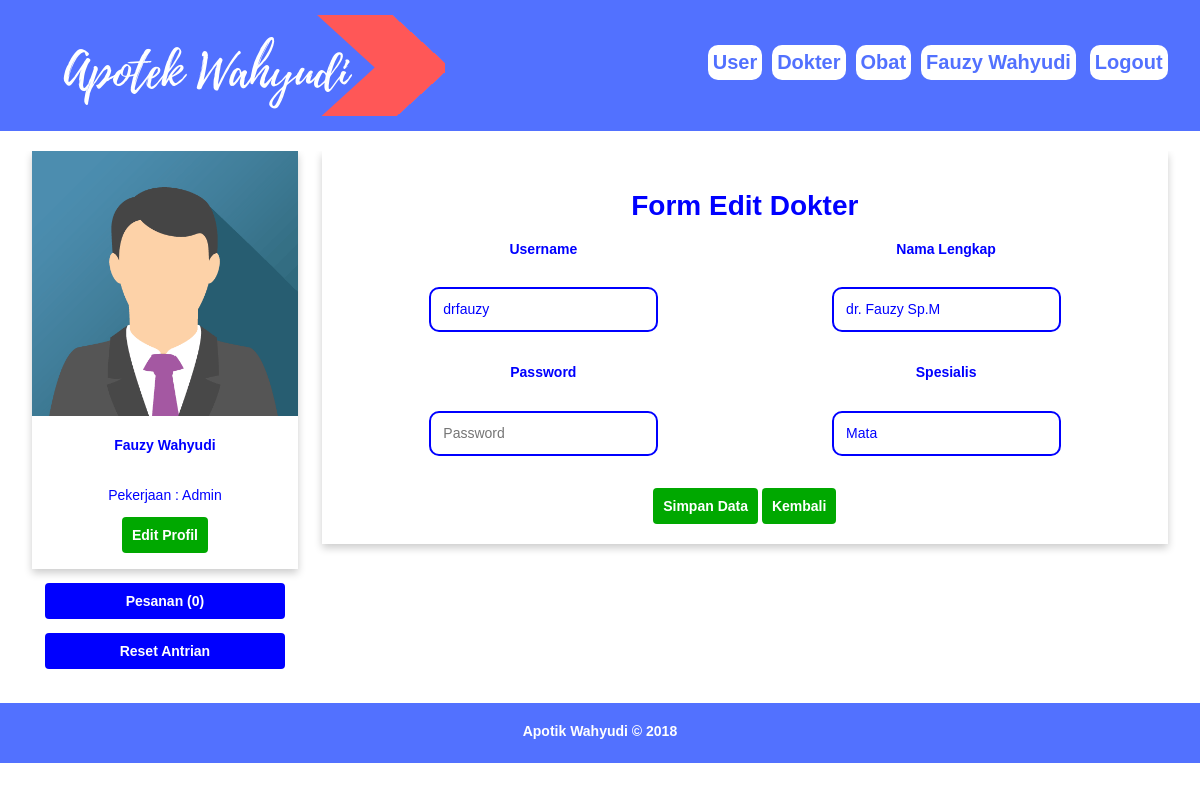
The app's page /damin.php?p=dok_edit&user=drfauzy (signed in) with its own data.
### tables this page shows
CREATE TABLE `tbl_dokter` (
  `id` int(11) NOT NULL,
  `username` varchar(20) NOT NULL,
  `password` text NOT NULL,
  `nama` varchar(50) NOT NULL,
  `pekerjaan` text NOT NULL,
  `panggilan` varchar(10) NOT NULL,
  `tmplahir` varchar(25) NOT NULL,
  `tgllahir` date NOT NULL DEFAULT '0000-00-00',
  `jk` char(1) NOT NULL,
  `alamat` text NOT NULL,
  `nohp` varchar(15) NOT NULL,
  `email` varchar(30) NOT NULL,
  `foto` text NOT NULL,
  `tglreg` datetime NOT NULL DEFAULT '0000-00-00 00:00:00',
  `status` int(11) NOT NULL,
  `lastlogin` datetime NOT NULL DEFAULT '0000-00-00 00:00:00'
);

### dokedit.php (the view, shortened to what this page needs)
<?php
include 'koneksi.php';
$sqle=mysqli_query($kon, "select * from tbl_dokter where username='$_GET[user]'");
$rme=mysqli_fetch_array($sqle);
 ?>
<div class="profil">
  <form class="" action="" method="post">
  <center><h1>Form Edit Dokter</h1> </center>
<div class="grid">
<div class="dh6" align='center'>
<b>Username</b> <h3><input type="text" name="username" value="<?php echo "$rme[username]"; ?>" placeholder="Username" disabled></h3><br>
<b>Password</b> <h3><input type="password" name="password" value="" placeholder="Password" ></h3><br>
</div>
<div class="dh6" align='center'>
<b>Nama Lengkap</b><h3><input type="text" name="nama" value="<?php echo "$rme[nama]"; ?>" placeholder="Nama Lengkap"></h3><br>
<b>Spesialis</b><h3><input type="text" name="pekerjaan" value="<?php echo "$rme[pekerjaan]"; ?>" placeholder="Pekerjaan"></h3><br>
</div>
<div class="dh12" align='center'>
  <input type="submit" name="simpan" value="Simpan Data" class="btn btn-edit">
  <input type="submit" name="back" value="Kembali" class="btn btn-edit">
</div>
</div>
</form>
</div>

### damin.php (shortened to what this page needs)
<?php
include "koneksi.php";
?>
<!DOCTYPE html PUBLIC "-//W3C//DTD XHTML 1.0 Transitional//EN" "http://www.w3.org/TR/xhtml1/DTD/xhtml1-transitional.dtd">
<html xmlns="http://www.w3.org/1999/xhtml">
<head>
<link rel="stylesheet" type="text/css" href="style.css" />
</head>
<body>
<?php
if(!empty($_SESSION["user"]) and !empty($_SESSION["passmin"])){
  $sqlm = mysqli_query($kon, "select * from admin where id='$_SESSION[user]'");
  $rm = mysqli_fetch_array($sqlm);
?>
<div class="containermenu">
  <div class="grid">
    <div class="dh6">
      <img src="image/logo.png" alt="" id="logo register">
    </div>
    <div class="dh6" id="nav" align='right' >
	<?php
	echo "<a href='?p=user'>User</a>";
  echo "<a href='?p=dokter'>Dokter</a>";
  echo "<a href='?p=obat'>Obat</a>";
	echo "<a href='?p=profildamin'>$rm[nama]</a> ";
	echo "<a href='?p=logout' id='logout'>Logout</a>";
	?>
	</div>
  </div>
</div>
<div class="container4">
  <div class="grid">
    <div class="dh3"><?php include "kiridamin.php"; ?></div>
    <div class="dh9">
	<?php
	if($_GET["p"] == "logout"){
		include "logoutmin.php";
	}else if($_GET["p"] == "profildamin"){
		include "profildamin.php";
	}else if($_GET["p"]=="user"){
		include "user.php";
	}else if($_GET["p"]=="rule"){
		include "rule.php";
	}else if($_GET["p"]=="atursakit"){
		include "atursakit.php";
	}else if($_GET["p"]=="inp_user"){
		include "input_user.php";
	}else if($_GET["p"]=="inp_dokter"){
		include "input_dokter.php";
	}else if($_GET["p"]=="profilmhs"){
		include "profilmhs.php";
	}else if($_GET["p"]=="user_edit"){
		include "useredit.php";
	}else if($_GET["p"]=="dok_edit"){
		include "dokedit.php";
	}else if($_GET["p"]=="obat"){
		include "obat.php";
	}else if($_GET["p"]=="inp_obat"){
		include "input_obat.php";
	}else if($_GET["p"]=="stok_obat"){
		include "stok_obat.php";
	}else if($_GET["p"]=="obat_edit"){
		include "obatedit.php";
	}else if($_GET["p"]=="det_obat"){
		include "det_obat.php";
	}else if($_GET["p"]=="profilmhsmin"){
		include "profilmhsmin.php";
	}else if($_GET["p"]=="pesankirim"){
		include "pesankirim.php";
	}else if($_GET["p"]=="dokter"){
		include "dokter.php";
	}else if($_GET["p"]=="profildokmin"){
		include "profildokmin.php";
	}else if($_GET["p"]=="jadwal_dokmin"){
		include "jadwal_dokmin.php";
	}else if($_GET["p"]=="editjadmin"){
		include "editjadmin.php";
	}else if($_GET["p"]=="pesanan_user"){
		include "pesanan_user.php";
	}else if($_GET["p"]=="detpesanan"){
		include "detpesanan.php";
	}else{
		include "homemin.php";
		}
	?>
	</div>
  </div>
</div>
<div class="container3">
  <div class="grid">
    <div class="dh12"><center>Apotik Wahyudi &copy; 2018</center></div>
  </div>
</div>
<?php
}else{
  include "mimin.php";
}
?>
</body>
</html>

### kiridamin.php (shortened to what this page needs)
<div class="card">
<?php
if(!empty($rm["foto"])){
	$foto = "foto/$rm[foto]";
}else{
	$foto = "foto/avatar.png";
}
?>
<img src="<?php echo "$foto"; ?>" alt="Avatar" style="width:100%">
<div class="isicard">
<?php
  echo "<h4>$rm[nama]</h4>";
  echo "<p><br>Pekerjaan : Admin</p>";
?>
<a href="<?php echo "?p=profildamin"?>"><button type="button" class="btn btn-edit">Edit Profil</button></a>
</div>
</div>
<p>
	<?php
	$sql=mysqli_query($kon,"SELECT * from pesanan where status_pesanan='Belum Diambil'");
	$row=mysqli_num_rows($sql);
	 ?>
<div align="center">
<a href="<?php echo "?p=pesanan_user"; ?>"><button type="button" class="btn btn-menu">Pesanan (<?php echo "$row"; ?>)</button></a> <p></p>
<a href="<?php echo "aksimin.php?p=resetantri";?>"><button type="button" class="btn btn-menu">Reset Antrian</button></a>
</div>

### style.css (style rules this page uses)
body { font-family:Arial; font-size:14px; padding:0px; margin:0px; }
.grid { width:100%; overflow:hidden; }
#nav { height: 100px; }
#nav a { color: #5271FF; font-size: 20px; display: inline-block; margin-top: 30px; }
.dh3 { width:22.91%; }
.dh6 { width:47.91%; }
.dh9 { width:72.91%; }
.dh12 { width:97.91%; }
.dh1, .dh2, .dh3, .dh4, .dh5, .dh6, .dh7, .dh8, .dh9, .dh10, .dh11, .dh12 { float:left; display:inline; margin:0 1.04%; }
.container3 { background-color:#5271FF; color:#FFFFFF; height:20px; padding:20px; font-weight: bold; }
.containermenu { background-color: #5271FF; color:#FFFFFF; padding:15px; line-height:25px; }
.containermenu a { text-decoration:none; margin: 5px 5px; background-color: white; border: 0px solid white; border-radius: 10px; padding: 5px 5px; font-weight: bold; }
.container4 { background-color:#FFFFFF; color:blue; height:auto; padding:20px; }
.card { box-shadow: 0 4px 8px 0 rgba(0,0,0,0.2); }
.isicard { padding:2px 16px; text-align:center; }
.profil { box-shadow: 0 4px 8px 0 rgba(0,0,0,0.2); padding:20px; height:auto; }
input[type="text"], input[type="password"], input[type="date"], input[type="file"], input[type="time"], input[type="number"], select { width:200px; padding:0.9em; margin-top:1em; border:2px solid blue; background-color:#FFFFFF; color:blue; font-family:Arial; font-size:14px; border-radius: 10px; }
input[type="submit"] { font-family:Arial; font-size:14px; padding:9px; cursor:pointer; border:1px solid transparent; border-radius:4px; }
.btn { font-family:Arial; font-size:14px; padding:9px; cursor:pointer; border:1px solid transparent; border-radius:4px; }
.btn-edit { color:#FFFFFF; background-color:#00A800; width:auto; font-weight: bold; }
.btn-menu { color:#FFFFFF; background-color:blue; width:90%; font-weight:bold; }

### records on screen
tbl_dokter: username "drfauzy", nama "dr. Fauzy Sp.M", pekerjaan "Mata"

### other values on screen
$rm[nama] "Fauzy Wahyudi"
$row "0"
